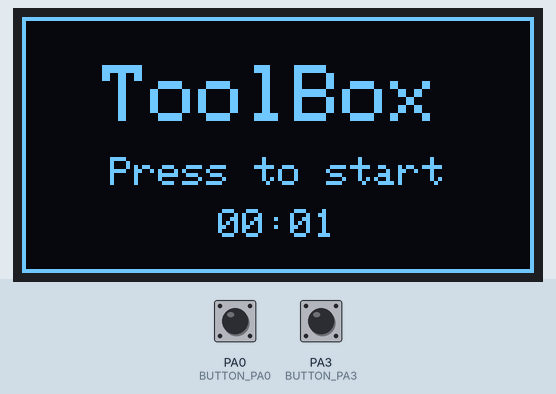
Simulated run of this sketch. Board: STM32 Blue Pill. Parts: 128×64 one-colour display. The inputs (shaded band) are chosen by the test bench; at power-on: PA3 (BUTTON_PA3) HIGH, PA0 (BUTTON_PA0) HIGH.

Above: at 2.7 s.
2.8 s: PA3 (BUTTON_PA3) pulled LOW for 0.15 s
At 3.6 s:
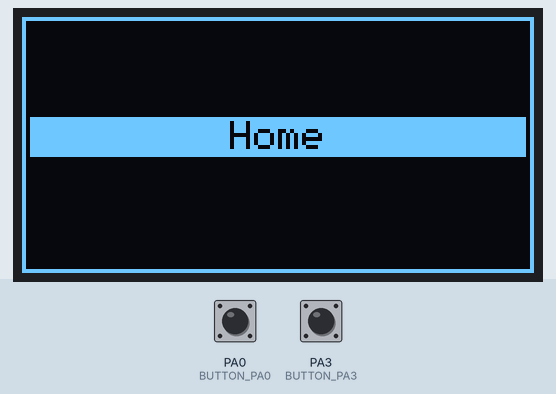
4.4 s: PA0 (BUTTON_PA0) pulled LOW for 0.15 s
At 5.2 s:
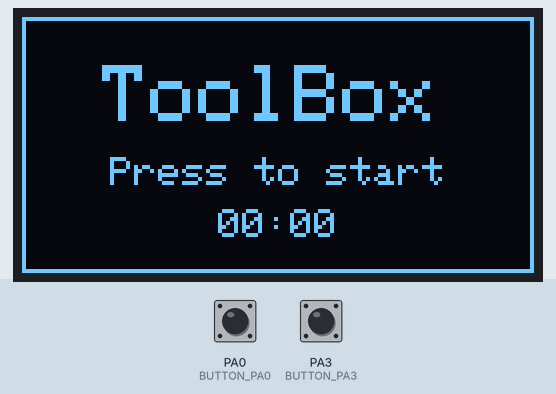
6.9 s: PA3 (BUTTON_PA3) pulled LOW for 1 s
At 8.0 s:
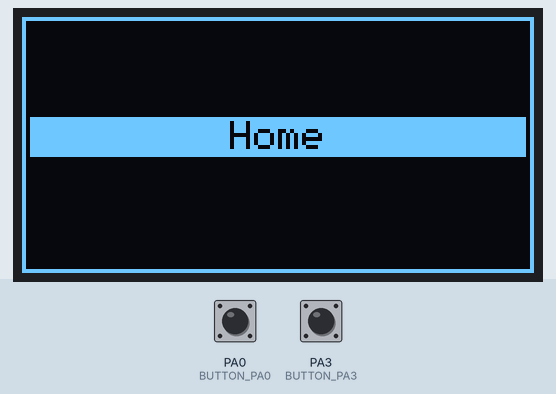
9.4 s: PA0 (BUTTON_PA0) pulled LOW for 1 s
At 10.0 s:
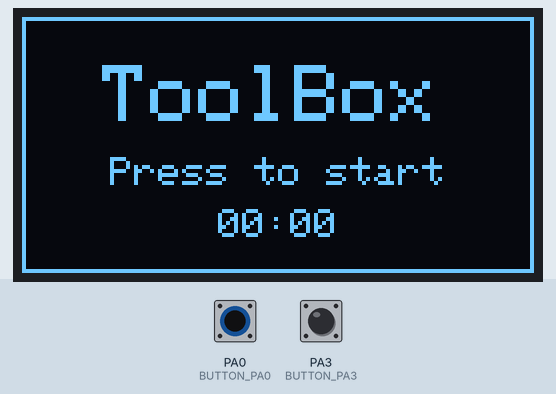
13.4 s: PA3 (BUTTON_PA3) pulled LOW for 3.2 s
At 14.3 s:
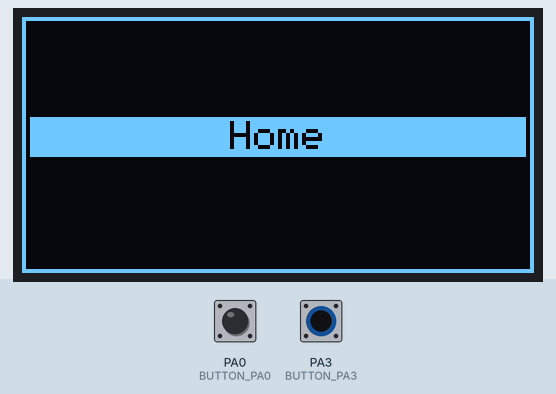
Timing chart, 0 to 16.4 s (numbered marks = the images above; inputs shaded):
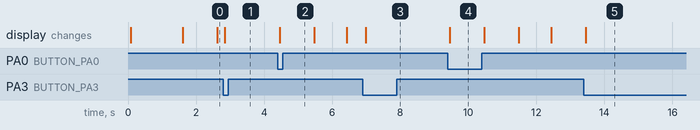

Measured:
- after the input at 2.8 s, the display: changes after 0.05 s (image 1)
- after the input at 4.4 s, the display: changes after 0.06 s (image 2)
- after the input at 6.9 s, the display: changes after 0.09 s (image 3)
- after the input at 9.4 s, the display: changes after 0.05 s (image 4)
- after the input at 13.4 s, the display: changes after 0.06 s (image 5)

The sketch:

AppFrame.ino
```cpp
// 主程序

#include "OLED_Display.h"  //显示驱动层
#include "AppType.h"       //应用类型定义

// ==================== 硬件引脚定义 ====================
#define BUTTON_PA0 0    // 确认按键引脚
#define BUTTON_PA3 3    // 返回/切换按键引脚

// ==================== 全局变量定义 ====================
AppID currentApp = APP_HOME;
OLED_Display oled;

// 按键状态管理

struct {
    bool lastPA0 = HIGH;
    bool lastPA3 = HIGH;
    uint32_t lastDeb = 0;
} keyState;

// ==================== 优化的防抖按键读取 ====================
static void readKeys(bool &ok, bool &back) {
    ok = back = false;

    bool nowPA0 = digitalRead(BUTTON_PA0);
    bool nowPA3 = digitalRead(BUTTON_PA3);
    uint32_t now = millis();

    // 50ms防抖
    if (now - keyState.lastDeb < 50) return;

    // 检测下降沿
    if (keyState.lastPA0 && !nowPA0) {
        ok = true;
        keyState.lastDeb = now;
    }
    if (keyState.lastPA3 && !nowPA3) {
        back = true;
        keyState.lastDeb = now;
    }

    keyState.lastPA0 = nowPA0;
    keyState.lastPA3 = nowPA3;
}

// ==================== Arduino setup函数 ====================
void setup() {
    Serial.begin(115200);

    // 配置按键引脚
    pinMode(BUTTON_PA0, INPUT_PULLUP);
    pinMode(BUTTON_PA3, INPUT_PULLUP);

    // 初始化OLED显示
    if (!oled.begin()) {
        Serial.println(F("OLED初始化失败"));
        while (1);
    }

    // 显示启动画面
    oled.showBootScreen();
    delay(1500);

    // 初始化应用系统
    initAppRegistry();
    switchApp(APP_HOME);
}

// ==================== Arduino loop函数 ====================
void loop() {
    bool ok, back;
    readKeys(ok, back);

    // 应用逻辑处理
    if (appRouter[currentApp] && appRouter[currentApp]->loop) {
        appRouter[currentApp]->loop(ok, back);
    }

    // 渲染控制 - 降低到15fps节省资源
    static uint32_t lastDraw = 0;
    if (millis() - lastDraw >= 66) {  // 15fps
        if (appRouter[currentApp] && appRouter[currentApp]->draw) {
            appRouter[currentApp]->draw(oled);
        }
        lastDraw = millis();
    }
}

// ==================== 全局变量定义 ====================
// 应用注册表实例化
#define APP_ENTRY(id, name, init, loop, draw) {id, name, init, loop, draw},
AppInfo appRegistry[APP_COUNT] = {
    APP_REGISTRY
};
#undef APP_ENTRY

// 应用路由器初始化
AppInfo* appRouter[APP_COUNT] = {nullptr};
```

AppType.h
```cpp
// 应用类型定义和自动注册

#ifndef APPTYPES_H         // 防止重复包含
#define APPTYPES_H         // 定义宏，防止重复包含
#include <stdint.h>
#include <avr/pgmspace.h>
#include "OLED_Display.h"

// ============================================================================
// 1. 应用ID枚举 - 添加新应用的ID
// ============================================================================
enum AppID : uint8_t {
    APP_HOME = 0,       // 主页应用
    APP_LIST,           // 列表页面
    APP_COUNT           // 统计总数，无实际应用，仅用于数组边界
};

// ============================================================================
// 2. 函数声明区域 - 声明新应用的三个函数
// ============================================================================
// 主页应用函数
void HomePage_init();
void HomePage_loop(bool ok, bool back);
void HomePage_draw(OLED_Display& oled);

// 列表页面函数
void ListPage_init();
void ListPage_loop(bool ok, bool back);
void ListPage_draw(OLED_Display& oled);

// 声明新应用的函数，格式如下
// void YourApp_init();
// void YourApp_loop(bool ok, bool back);
// void YourApp_draw(OLED_Display& oled);

// ============================================================================
// 3. 应用注册表 - 注册新应用
// ============================================================================
#define APP_REGISTRY \
    APP_ENTRY(APP_HOME, F("Home"), HomePage_init, HomePage_loop, HomePage_draw) \
    APP_ENTRY(APP_LIST, F("List"), ListPage_init, ListPage_loop, ListPage_draw) \
    // ！！！在这里注册新应用 ！！！
    // 格式：APP_ENTRY(APP_你的功能名, F("显示名称"), 初始化函数, 循环函数, 绘制函数)

// ============================================================================
// 核心框架 - 以下代码不需要修改
// ============================================================================
// 应用函数指针类型定义
typedef void (*AppInitFunc)();
typedef void (*AppLoopFunc)(bool ok, bool back);
typedef void (*AppDrawFunc)(OLED_Display&);

// 应用信息结构体
struct AppInfo {
    AppID id;
    const __FlashStringHelper* name;    // 使用FlashString节省RAM
    AppInitFunc init;
    AppLoopFunc loop;
    AppDrawFunc draw;
};

// 全局变量声明
extern AppID currentApp;
extern AppInfo appRegistry[APP_COUNT];
extern AppInfo* appRouter[APP_COUNT];

// 初始化应用注册表
inline void initAppRegistry() {
    for (uint8_t i = 0; i < APP_COUNT; i++) {
        appRouter[appRegistry[i].id] = &appRegistry[i];
    }
}

// 切换到指定应用
inline void switchApp(AppID id) {
    if (id < APP_COUNT && appRouter[id] && appRouter[id]->init) {
        currentApp = id;
        appRouter[id]->init();
    }
}

// 获取应用名称（安全版本）
inline const char* getAppName(AppID id) {
    static char buffer[16];
    if (id < APP_COUNT && appRouter[id]) {
        strcpy_P(buffer, (const char*)appRouter[id]->name);
        return buffer;
    }
    return "";
}

#endif
```

HomePage_draw.cpp
```cpp
// HomePage_draw.cpp
#include "OLED_Display.h"
#include "AppType.h"

// 外部函数声明
extern uint32_t HomePage_getElapsed();
extern bool HomePage_isDirty();
extern void HomePage_clearDirty();

// ==================== 主页绘制函数 ====================
void HomePage_draw(OLED_Display& oled) {
  if (!HomePage_isDirty()) return;

  oled.clear();
  oled.showBorder();

  // 设置文本属性
  oled.setTextSize(2);
  oled.setTextColor(SSD1306_WHITE);

  // 显示标题
  oled.setCursor(20, 12);
  oled.print(F("ToolBox"));

  // 显示副标题
  oled.setTextSize(1);
  oled.setCursor(22, 35);
  oled.print(F("Press to start"));

  // 显示运行时间
  char buf[9];
  uint32_t sec = HomePage_getElapsed();
  sprintf(buf, "%02lu:%02lu", sec / 60, sec % 60);

  oled.setCursor(49, 48);
  oled.print(buf);

  oled.update();
  HomePage_clearDirty();
}
```

HomePage_page.cpp
```cpp
// HomePage_page.cpp
#include <Arduino.h>
#include "AppType.h"

// ==================== 全局变量定义 ====================
static uint32_t bootTime = 0;
static bool dirty = true;

// ==================== 初始化函数 ====================
void HomePage_init() {
  bootTime = millis();
  dirty = true;
}

// ==================== 主循环函数 ====================
void HomePage_loop(bool ok, bool back) {
  if (back) {
    switchApp(APP_LIST);
    return;
  }

  // 每秒自动置脏，更新运行时间
  static uint32_t lastSec = 0;
  uint32_t sec = (millis() - bootTime) / 1000;

  if (sec != lastSec) {
    lastSec = sec;
    dirty = true;
  }
}

// ==================== 状态获取函数 ====================
uint32_t HomePage_getElapsed() {
  return (millis() - bootTime) / 1000;
}

bool HomePage_isDirty() {
  return dirty;
}

void HomePage_clearDirty() {
  dirty = false;
}
```

ListPage_draw.cpp
```cpp
// ListPage_draw.cpp
#include "OLED_Display.h"
#include "AppType.h"

// 外部函数声明
extern uint8_t ListPage_getSelected();
extern uint8_t ListPage_getCount();
extern const char* ListPage_getName(uint8_t);
extern bool ListPage_isDirty();
extern void ListPage_clearDirty();

// ==================== 列表页面绘制函数 ====================
void ListPage_draw(OLED_Display& oled) {
  if (!ListPage_isDirty()) return;

  oled.clear();
  oled.showBorder();

  oled.setTextSize(1);
  oled.setTextColor(SSD1306_WHITE);

  uint8_t totalItems = ListPage_getCount();
  uint8_t startY = (64 - totalItems * 12) / 2;

  for (uint8_t i = 0; i < totalItems && i < 4; ++i) {
    int16_t y = startY + i * 12;

    if (i == ListPage_getSelected()) {
      oled.fillRect(2, y - 1, 128 - 4, 10, SSD1306_WHITE);
      oled.setTextColor(SSD1306_BLACK);
    } else {
      oled.setTextColor(SSD1306_WHITE);
    }

    const char* itemText = ListPage_getName(i);
    uint8_t textWidth = strlen(itemText) * 6;
    uint8_t x = (128 - textWidth) / 2;

    oled.setCursor(x, y);
    oled.print(itemText);
  }

  oled.update();
  ListPage_clearDirty();
}
```

ListPage_page.cpp
```cpp
// ListPage_page.cpp - 修复版
#include <Arduino.h>
#include <avr/pgmspace.h>
#include <string.h>
#include "AppType.h"

/* ---------- 状态变量 ---------- */
static uint8_t selectedIndex = 0;
static bool dirty = true;

/* ---------- 自动菜单项管理 ---------- */
// 计算有效菜单项数量（排除列表页面自身）
static uint8_t getMenuItemCount() {
    uint8_t count = 0;
    for (uint8_t i = 0; i < APP_COUNT; i++) {
        if (i != APP_LIST) count++;
    }
    return count;
}

// 通过菜单索引获取实际应用ID
static AppID getAppIDFromMenuIndex(uint8_t menuIndex) {
    uint8_t realCount = 0;
    for (uint8_t appId = 0; appId < APP_COUNT; appId++) {
        if (appId != APP_LIST) {
            if (realCount == menuIndex) {
                return (AppID)appId;
            }
            realCount++;
        }
    }
    return APP_HOME;
}

/* ---------- 三件套函数 ---------- */
void ListPage_init() {
    selectedIndex = 0;
    dirty = true;
}

void ListPage_loop(bool ok, bool back) {
    uint8_t itemCount = getMenuItemCount();

    if (back) {
        selectedIndex = (selectedIndex + 1) % itemCount;
        dirty = true;
        return;
    }

    if (ok && selectedIndex < itemCount) {
        AppID targetApp = getAppIDFromMenuIndex(selectedIndex);
        switchApp(targetApp);
    }
}

/* ---------- 状态获取函数 ---------- */
uint8_t ListPage_getSelected() {
    return selectedIndex;
}

uint8_t ListPage_getCount() {
    return getMenuItemCount();
}

const char* ListPage_getName(uint8_t index) {
    if (index < getMenuItemCount()) {
        AppID appId = getAppIDFromMenuIndex(index);
        return getAppName(appId);
    }
    return "";
}

/* ---------- 脏标记管理 ---------- */
bool ListPage_isDirty() { return dirty; }
void ListPage_clearDirty() { dirty = false; }
```

OLED_Display.cpp
```cpp
// OLED_Display.cpp
#include "OLED_Display.h"

// ==================== 构造函数和初始化 ====================
OLED_Display::OLED_Display(uint8_t w, uint8_t h, int8_t r)
  : _display(w, h, &Wire, r), _width(w), _height(h) {}

// 初始化OLED显示
bool OLED_Display::begin(uint8_t addr){
  // 尝试初始化SSD1306显示
  if(!_display.begin(SSD1306_SWITCHCAPVCC, addr)){
    _initialized = false;
    return false;
  }
  _initialized = true;
  _display.clearDisplay();
  _display.display();
  return true;
}

// ==================== 基础显示控制方法 ====================
// 清空显示缓存
void OLED_Display::clear(){
  if(_initialized) _display.clearDisplay();
}

// 更新显示内容
void OLED_Display::update(){
  if(_initialized) _display.display();
}

// 显示边框
void OLED_Display::showBorder() {
  if(_initialized) _display.drawRect(0, 0, _width, _height, SSD1306_WHITE);
}

// ==================== 图形绘制工具方法 ====================
// 设置文字大小
void OLED_Display::setTextSize(uint8_t s){
  if(_initialized) _display.setTextSize(s);
}

// 设置文字颜色
void OLED_Display::setTextColor(uint16_t c){
  if(_initialized) _display.setTextColor(c);
}

// 设置光标位置
void OLED_Display::setCursor(int16_t x, int16_t y){
  if(_initialized) _display.setCursor(x, y);
}

// 打印文本内容
void OLED_Display::print(const String &t){
  if(_initialized) _display.print(t);
}

// 填充矩形区域
void OLED_Display::fillRect(int16_t x,int16_t y,int16_t w,int16_t h,uint16_t c){
  if(_initialized) _display.fillRect(x,y,w,h,c);
}

// 绘制矩形边框
void OLED_Display::drawRect(int16_t x,int16_t y,int16_t w,int16_t h,uint16_t c){
  if(_initialized) _display.drawRect(x,y,w,h,c);
}

// 填充整个屏幕
void OLED_Display::fillScreen(uint16_t c){
  if(_initialized) _display.fillScreen(c);
}


// ==================== 启动画面显示 ====================
// 显示启动画面
void OLED_Display::showBootScreen(){
  if(!_initialized) return;

  clear();
  drawRect(0, 0, _width, _height, SSD1306_WHITE);  // 绘制边框
  setTextSize(1);
  setTextColor(SSD1306_WHITE);
  setCursor(25, 25);
  print("ToolBox");
  update();
}
```

OLED_Display.h
```cpp
// OLED_Display.h
#ifndef OLED_DISPLAY_H
#define OLED_DISPLAY_H

#include <Wire.h>
#include <Adafruit_GFX.h>
#include <Adafruit_SSD1306.h>

// OLED显示控制类 - 封装SSD1306显示操作
class OLED_Display {
  public:
    // 构造函数
    OLED_Display(uint8_t width = 128, uint8_t height = 64, int8_t resetPin = -1);

    // 初始化显示设备
    bool begin(uint8_t i2cAddress = 0x3C);

    // 基础显示控制方法
    void clear();                   // 清空显示缓存
    void update();                  // 更新显示内容
    void showBorder();              // 显示边框
    void showBootScreen();          // 显示启动画面

    // 图形绘制工具方法
    void setTextSize(uint8_t size);     // 设置文字大小
    void setTextColor(uint16_t color);  // 设置文字颜色
    void setCursor(int16_t x, int16_t y); // 设置光标位置
    void print(const String &text);     // 打印文本
    void fillRect(int16_t x, int16_t y, int16_t w, int16_t h, uint16_t color); // 填充矩形
    void drawRect(int16_t x, int16_t y, int16_t w, int16_t h, uint16_t color); // 绘制矩形边框
    void fillScreen(uint16_t color);    // 填充整个屏幕

    // 获取初始化状态
    bool isInitialized() { return _initialized; }

  private:
    Adafruit_SSD1306 _display;      // SSD1306显示对象
    bool _initialized = false;      // 初始化标志
    uint8_t _width;                 // 屏幕宽度
    uint8_t _height;                // 屏幕高度
};

#endif
```
